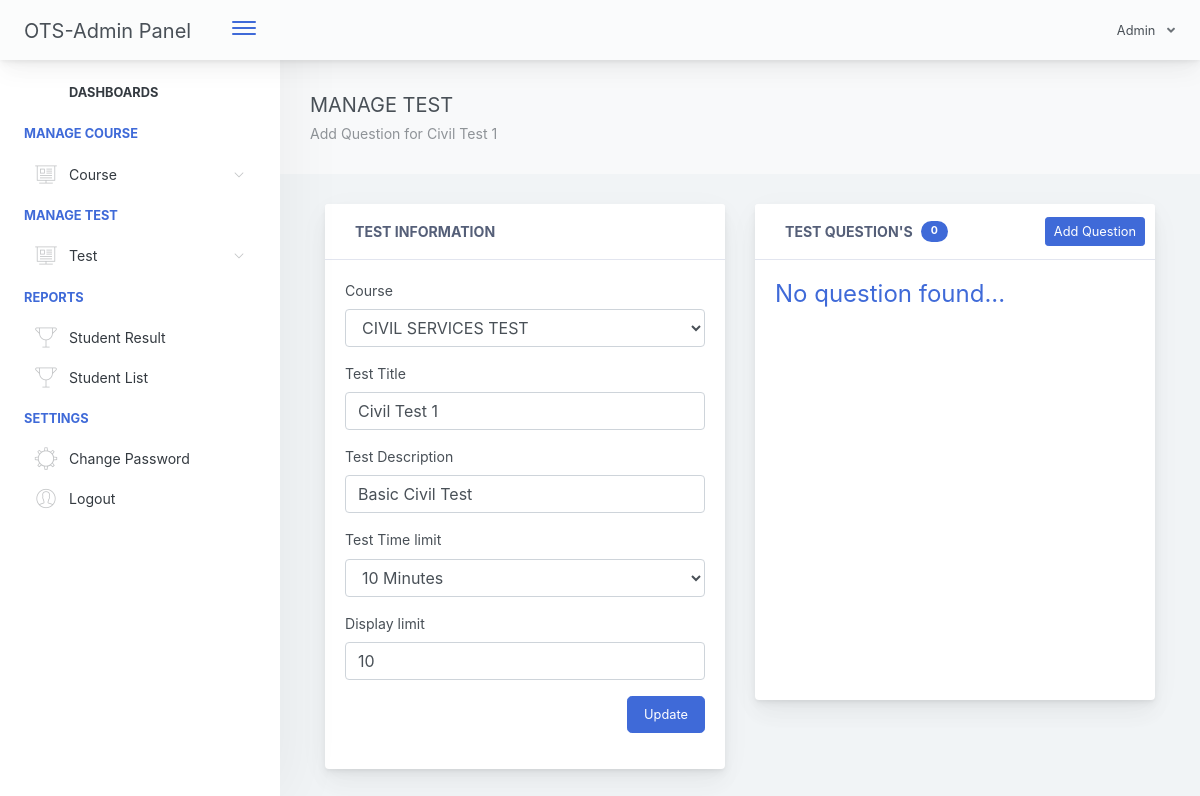
Screenshot of /admin/manage-test.php?id=2 (signed in) with the database file from the repository.
### tables this page shows
CREATE TABLE `test_tbl` (
  `test_id` int(11) NOT NULL,
  `cou_id` int(11) NOT NULL,
  `test_title` varchar(1000) NOT NULL,
  `test_time_limit` varchar(1000) NOT NULL,
  `test_questlimit_display` int(11) NOT NULL,
  `test_description` varchar(1000) NOT NULL,
  `test_created` timestamp NOT NULL DEFAULT current_timestamp() ON UPDATE current_timestamp()
);

CREATE TABLE `course_tbl` (
  `cou_id` int(11) NOT NULL,
  `cou_name` varchar(1000) NOT NULL,
  `cou_created` timestamp NOT NULL DEFAULT current_timestamp() ON UPDATE current_timestamp()
);

### admin/manage-test.php (the view, shortened to what this page needs)
<?php include("includes/header.php"); ?>
<div class="app-main">
<?php include("includes/sidebar.php"); ?>
<?php
   $exId = $_GET['id'];
   $selTest = $dbh->query("SELECT * FROM test_tbl WHERE test_id='$exId' ");
   $selTestRow = $selTest->fetch(PDO::FETCH_ASSOC);
   $courseId = $selTestRow['cou_id'];
   $selCourse = $dbh->query("SELECT cou_name as courseName FROM course_tbl WHERE cou_id='$courseId' ")->fetch(PDO::FETCH_ASSOC);
 ?>
<div class="app-main__outer">
        <div class="app-main__inner">
            <div class="app-page-title">
                <div class="page-title-wrapper">
                     <div class="page-title-heading">
                        <div> MANAGE TEST
                            <div class="page-title-subheading">
                              Add Question for <?php echo $selTestRow['test_title']; ?>
                            </div>
                        </div>
                    </div>
                </div>
            </div>
            <div class="col-md-12">
            <div id="refreshData">
            <div class="row">
                  <div class="col-md-6">
                      <div class="main-card mb-3 card">
                          <div class="card-header">
                            <i class="header-icon lnr-license icon-gradient bg-plum-plate"> </i>Test Information
                          </div>
                          <div class="card-body">
                           <form method="post" id="updateTestFrm">
                               <div class="form-group">
                                <label>Course</label>
                                <select class="form-control" name="courseId" required="">
                                  <option value="<?php echo $selTestRow['cou_id']; ?>"><?php echo $selCourse['courseName']; ?></option>
                                </select>
                              </div>
                              <div class="form-group">
                                <label>Test Title</label>
                                <input type="" name="examTitle" class="form-control" required="" value="<?php echo $selTestRow['test_title']; ?>">
                              </div>
                              <div class="form-group">
                                <label>Test Description</label>
                                <input type="" name="examDesc" class="form-control" required="" value="<?php echo $selTestRow['test_description']; ?>">
                              </div>
                              <div class="form-group">
                                <label>Test Time limit</label>
                                <select class="form-control" name="examLimit" required="">
                                  <option value="<?php echo $selTestRow['test_time_limit']; ?>"><?php echo $selTestRow['test_time_limit']; ?> Minutes</option>
                                </select>
                              </div>
                              <div class="form-group">
                                <label>Display limit</label>
                                <input type="number" name="examQuestDipLimit" class="form-control" value="<?php echo $selTestRow['test_questlimit_display']; ?>">
                              </div>
                              <div class="form-group" align="right">
                                <button type="submit" class="btn btn-primary btn-lg">Update</button>
                              </div>
                           </form>
                          </div>
                      </div>
                  </div>
                  <div class="col-md-6">
                    <?php
                        $selQuest = $dbh->query("SELECT * FROM test_question_tbl WHERE test_id='$exId' ORDER BY tqt_id desc");
                    ?>
                     <div class="main-card mb-3 card">
                          <div class="card-header"><i class="header-icon lnr-license icon-gradient bg-plum-plate"> </i>Test Question's
                            <span class="badge badge-pill badge-primary ml-2">
                              <?php echo $selQuest->rowCount(); ?>
                            </span>
                             <div class="btn-actions-pane-right">
                                <button class="btn btn-sm btn-primary " data-toggle="modal" data-target="#modalForAddQuestion">Add Question</button>
                              </div>
                          </div>
                          <div class="card-body" >
                            <div class="scroll-area-sm" style="min-height: 400px;">
                               <div class="scrollbar-container">
                            <?php
                               if($selQuest->rowCount() > 0)
                               {  ?>
                                 <div class="table-responsive">
                                    <table class="align-middle mb-0 table table-borderless table-striped table-hover" id="tableList">
                                        <thead>
                                        <tr>
                                            <th class="text-left pl-1">Course Name</th>
                                            <th class="text-center" width="20%">Action</th>
                                        </tr>
                                        </thead>
                                        <tbody>
                                          <?php
                                            if($selQuest->rowCount() > 0)
                                            {
                                               $i = 1;
                                               while ($selQuestionRow = $selQuest->fetch(PDO::FETCH_ASSOC)) { ?>
                                                <tr>
                                                        <td >
                                                            <b><?php echo $i++ ; ?> .) <?php echo $selQuestionRow['test_question']; ?></b><br>
                                                            <?php
                                                              if($selQuestionRow['test_ch1'] == $selQuestionRow['test_answer'])
                                                              { ?>
                                                                <span class="pl-4 text-success">A - <?php echo  $selQuestionRow['test_ch1']; ?></span><br>
                                                              <?php }
                                                              else
                                                              { ?>
                                                                <span class="pl-4">A - <?php echo $selQuestionRow['test_ch1']; ?></span><br>
                                                              <?php }
                                                              if($selQuestionRow['test_ch2'] == $selQuestionRow['test_answer'])
                                                              { ?>
                                                                <span class="pl-4 text-success">B - <?php echo $selQuestionRow['test_ch2']; ?></span><br>
                                                              <?php }
                                                              else
                                                              { ?>
                                                                <span class="pl-4">B - <?php echo $selQuestionRow['test_ch2']; ?></span><br>
                                                              <?php }
                                                              if($selQuestionRow['test_ch3'] == $selQuestionRow['test_answer'])
                                                              { ?>
                                                                <span class="pl-4 text-success">C - <?php echo $selQuestionRow['test_ch3']; ?></span><br>
                                                              <?php }
                                                              else
                                                              { ?>
                                                                <span class="pl-4">C - <?php echo $selQuestionRow['test_ch3']; ?></span><br>
                                                              <?php }
                                                              if($selQuestionRow['test_ch4'] == $selQuestionRow['test_answer'])
                                                              { ?>
                                                                <span class="pl-4 text-success">D - <?php echo $selQuestionRow['test_ch4']; ?></span><br>
                                                              <?php }
                                                              else
                                                              { ?>
                                                                <span class="pl-4">D - <?php echo $selQuestionRow['test_ch4']; ?></span><br>
                                                              <?php }
                                                             ?>
                                                        </td>
                                                        <td class="text-center">
                                                         <a rel="facebox" href="facebox_modal/updateQuestion.php?id=<?php echo $selQuestionRow['tqt_id']; ?>" class="btn btn-sm btn-primary btn-block">Update</a>
                                                         <button type="button" id="deleteQuestion" data-id='<?php echo $selQuestionRow['tqt_id']; ?>'  class="btn btn-danger btn-block mt-2 btn-sm">Delete</button>
                                                        </td>
                                                    </tr>
                                               <?php }
                                            }
                                            else
                                            { ?>
                                                <tr>
                                                  <td colspan="2">
                                                    <h3 class="p-3">No Course Found</h3>
                                                  </td>
                                                </tr>
                                            <?php }
                                           ?>
                                        </tbody>
                                    </table>
                                </div>
                               <?php }
                               else
                               { ?>
                                  <h4 class="text-primary">No question found...</h4>
                                 <?php
                               }
                             ?>
                               </div>
                            </div>
                          </div>
                      </div>
                  </div>
              </div>
            </div>
            </div>
            </div>
<?php include("includes/footer.php"); ?>

### rows the page displays
test_tbl: test_title "Civil Test 1", examTitle "Civil Test 1", examDesc "Basic Civil Test", examLimit "10 Minutes", examQuestDipLimit "10"
course_tbl: courseId "CIVIL SERVICES TEST"

### other values shown
$selQuest->rowCount() "0"
